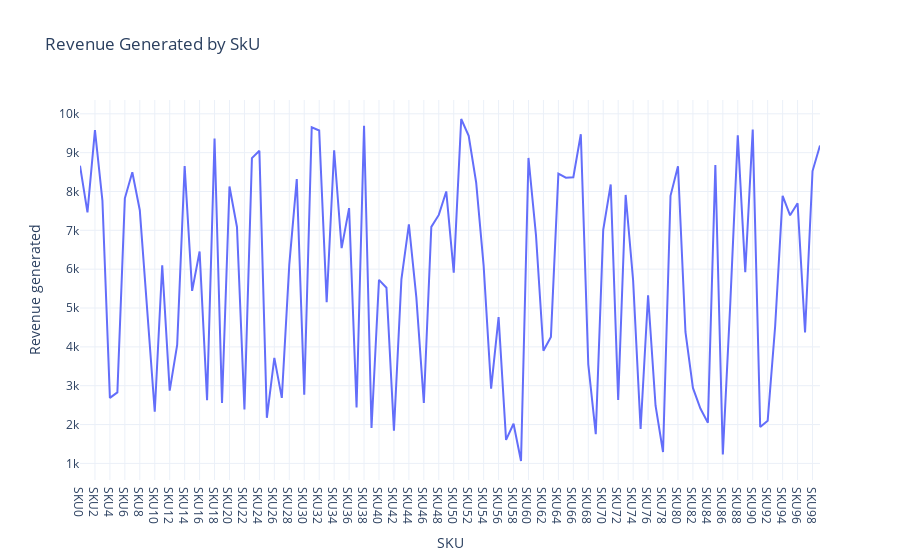

This figure's notebook cell:
### Code cell
#Forth Question

Revenue_sku=px.line(df, x='SKU', y='Revenue generated', title='Revenue Generated by SkU')
Revenue_sku.show()

### Figure 1 — Plotly figure (JSON) as saved in the notebook; plotly's stock layout.template omitted (floating-point values rounded to 4 significant figures)
{"data": [{"hovertemplate": "SKU=%{x}<br>Revenue generated=%{y}<extra></extra>", "legendgroup": "", "line": {"color": "#636efa", "dash": "solid"}, "marker": {"symbol": "circle"}, "mode": "lines", "name": "", "orientation": "v", "showlegend": false, "type": "scatter", "x": ["SKU0", "SKU1", "SKU2", "SKU3", "SKU4", "SKU5", "SKU6", "SKU7", "SKU8", "SKU9", "SKU10", "SKU11", "SKU12", "SKU13", "SKU14", "SKU15", "SKU16", "SKU17", "SKU18", "SKU19", "SKU20", "SKU21", "SKU22", "SKU23", "SKU24", "SKU25", "SKU26", "SKU27", "SKU28", "SKU29", "SKU30", "SKU31", "SKU32", "SKU33", "SKU34", "SKU35", "SKU36", "SKU37", "SKU38", "SKU39", "SKU40", "SKU41", "SKU42", "SKU43", "SKU44", "SKU45", "SKU46", "SKU47", "SKU48", "SKU49", "SKU50", "SKU51", "SKU52", "SKU53", "SKU54", "SKU55", "SKU56", "SKU57", "SKU58", "SKU59", "SKU60", "SKU61", "SKU62", "SKU63", "SKU64", "SKU65", "SKU66", "SKU67", "SKU68", "SKU69", "SKU70", "SKU71", "SKU72", "SKU73", "SKU74", "SKU75", "SKU76", "SKU77", "SKU78", "SKU79", "SKU80", "SKU81", "SKU82", "SKU83", "SKU84", "SKU85", "SKU86", "SKU87", "SKU88", "SKU89", "SKU90", "SKU91", "SKU92", "SKU93", "SKU94", "SKU95", "SKU96", "SKU97", "SKU98", "SKU99"], "xaxis": "x", "y": [8662.0, 7461.0, 9578.0, 7767.0, 2687.0, 2828.0, 7823.0, 8496.0, 7517.0, 4971.0, 2331.0, 6100.0, 2874.0, 4053.0, 8654.0, 5442.0, 6454.0, 2629.0, 9365.0, 2553.0, 8128.0, 7087.0, 2391.0, 8858.0, 9049.0, 2175.0, 3716.0, 2686.0, 6117.0, 8319.0, 2766.0, 9655.0, 9572.0, 5150.0, 9062.0, 6541.0, 7573.0, 2438.0, 9692.0, 1912.0, 5725.0, 5521.0, 1840.0, 5737.0, 7152.0, 5268.0, 2557.0, 7089.0, 7397.0, 8002.0, 5911.0, 9866.0, 9436.0, 8232.0, 6088.0, 2926.0, 4767.0, 1606.0, 2021.0, 1062.0, 8864.0, 6886.0, 3900.0, 4257.0, 8459.0, 8355.0, 8368.0, 9474.0, 3550.0, 1752.0, 7015.0, 8180.0, 2633.0, 7911.0, 5710.0, 1889.0, 5328.0, 2484.0, 1292.0, 7889.0, 8652.0, 4384.0, 2943.0, 2412.0, 2048.0, 8685.0, 1230.0, 5134.0, 9445.0, 5925.0, 9593.0, 1935.0, 2100.0, 4531.0, 7888.0, 7386.0, 7698.0, 4371.0, 8526.0, 9185.0], "yaxis": "y"}], "layout": {"legend": {"tracegroupgap": 0}, "title": {"text": "Revenue Generated by SkU"}, "xaxis": {"anchor": "y", "domain": [0, 1], "title": {"text": "SKU"}}, "yaxis": {"anchor": "x", "domain": [0, 1], "title": {"text": "Revenue generated"}}}}
